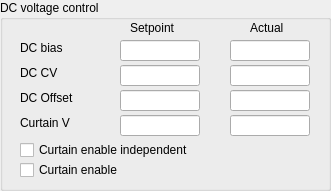
     <widget class="QGroupBox" name="gbFAIMS_DC">
      <property name="geometry">
       <rect>
        <x>50</x>
        <y>270</y>
        <width>331</width>
        <height>191</height>
       </rect>
      </property>
      <property name="title">
       <string>DC voltage control</string>
      </property>
      <widget class="QLineEdit" name="leSFMBIAS">
       <property name="geometry">
        <rect>
         <x>120</x>
         <y>40</y>
         <width>80</width>
         <height>21</height>
        </rect>
       </property>
      </widget>
      <widget class="QLabel" name="label_157">
       <property name="geometry">
        <rect>
         <x>20</x>
         <y>40</y>
         <width>59</width>
         <height>16</height>
        </rect>
       </property>
       <property name="text">
        <string>DC bias</string>
       </property>
      </widget>
      <widget class="QLabel" name="label_158">
       <property name="geometry">
        <rect>
         <x>20</x>
         <y>65</y>
         <width>59</width>
         <height>16</height>
        </rect>
       </property>
       <property name="text">
        <string>DC CV</string>
       </property>
      </widget>
      <widget class="QLabel" name="label_159">
       <property name="geometry">
        <rect>
         <x>20</x>
         <y>90</y>
         <width>71</width>
         <height>16</height>
        </rect>
       </property>
       <property name="text">
        <string>DC Offset</string>
       </property>
      </widget>
      <widget class="QLineEdit" name="leGFMBIASA">
       <property name="geometry">
        <rect>
         <x>230</x>
         <y>40</y>
         <width>80</width>
         <height>21</height>
        </rect>
       </property>
       <property name="readOnly">
        <bool>true</bool>
       </property>
      </widget>
      <widget class="QLabel" name="label_160">
       <property name="geometry">
        <rect>
         <x>130</x>
         <y>20</y>
         <width>71</width>
         <height>16</height>
        </rect>
       </property>
       <property name="text">
        <string>Setpoint</string>
       </property>
      </widget>
      <widget class="QLabel" name="label_161">
       <property name="geometry">
        <rect>
         <x>250</x>
         <y>20</y>
         <width>51</width>
         <height>16</height>
        </rect>
       </property>
       <property name="text">
        <string>Actual</string>
       </property>
      </widget>
      <widget class="QLineEdit" name="leGFMCVA">
       <property name="geometry">
        <rect>
         <x>230</x>
         <y>65</y>
         <width>80</width>
         <height>21</height>
        </rect>
       </property>
       <property name="readOnly">
        <bool>true</bool>
       </property>
      </widget>
      <widget class="QLineEdit" name="leSFMCV">
       <property name="geometry">
        <rect>
         <x>120</x>
         <y>65</y>
         <width>80</width>
         <height>21</height>
        </rect>
       </property>
      </widget>
      <widget class="QLineEdit" name="leGFMOFFA">
       <property name="geometry">
        <rect>
         <x>230</x>
         <y>90</y>
         <width>80</width>
         <height>21</height>
        </rect>
       </property>
       <property name="readOnly">
        <bool>true</bool>
       </property>
      </widget>
      <widget class="QLineEdit" name="leSFMOFF">
       <property name="geometry">
        <rect>
         <x>120</x>
         <y>90</y>
         <width>80</width>
         <height>21</height>
        </rect>
       </property>
      </widget>
      <widget class="QLabel" name="lblCurtianV">
       <property name="geometry">
        <rect>
         <x>20</x>
         <y>115</y>
         <width>71</width>
         <height>16</height>
        </rect>
       </property>
       <property name="text">
        <string>Curtain V</string>
       </property>
      </widget>
      <widget class="QLineEdit" name="leSHV_1">
       <property name="geometry">
        <rect>
         <x>120</x>
         <y>115</y>
         <width>80</width>
         <height>21</height>
        </rect>
       </property>
      </widget>
      <widget class="QLineEdit" name="leGHVV_1">
       <property name="geometry">
        <rect>
         <x>230</x>
         <y>115</y>
         <width>80</width>
         <height>21</height>
        </rect>
       </property>
       <property name="readOnly">
        <bool>true</bool>
       </property>
      </widget>
      <widget class="QCheckBox" name="chkCurtianIndEna">
       <property name="geometry">
        <rect>
         <x>20</x>
         <y>140</y>
         <width>201</width>
         <height>20</height>
        </rect>
       </property>
       <property name="toolTip">
        <string>Check this box if you do not want FAIMS enable and disable to effect the curtian supply.</string>
       </property>
       <property name="text">
        <string>Curtain enable independent</string>
       </property>
      </widget>
      <widget class="QCheckBox" name="chkCurtianEna">
       <property name="geometry">
        <rect>
         <x>20</x>
         <y>160</y>
         <width>201</width>
         <height>20</height>
        </rect>
       </property>
       <property name="toolTip">
        <string>Enable and disable the curtian supply.</string>
       </property>
       <property name="text">
        <string>Curtain enable</string>
       </property>
      </widget>
     </widget>
